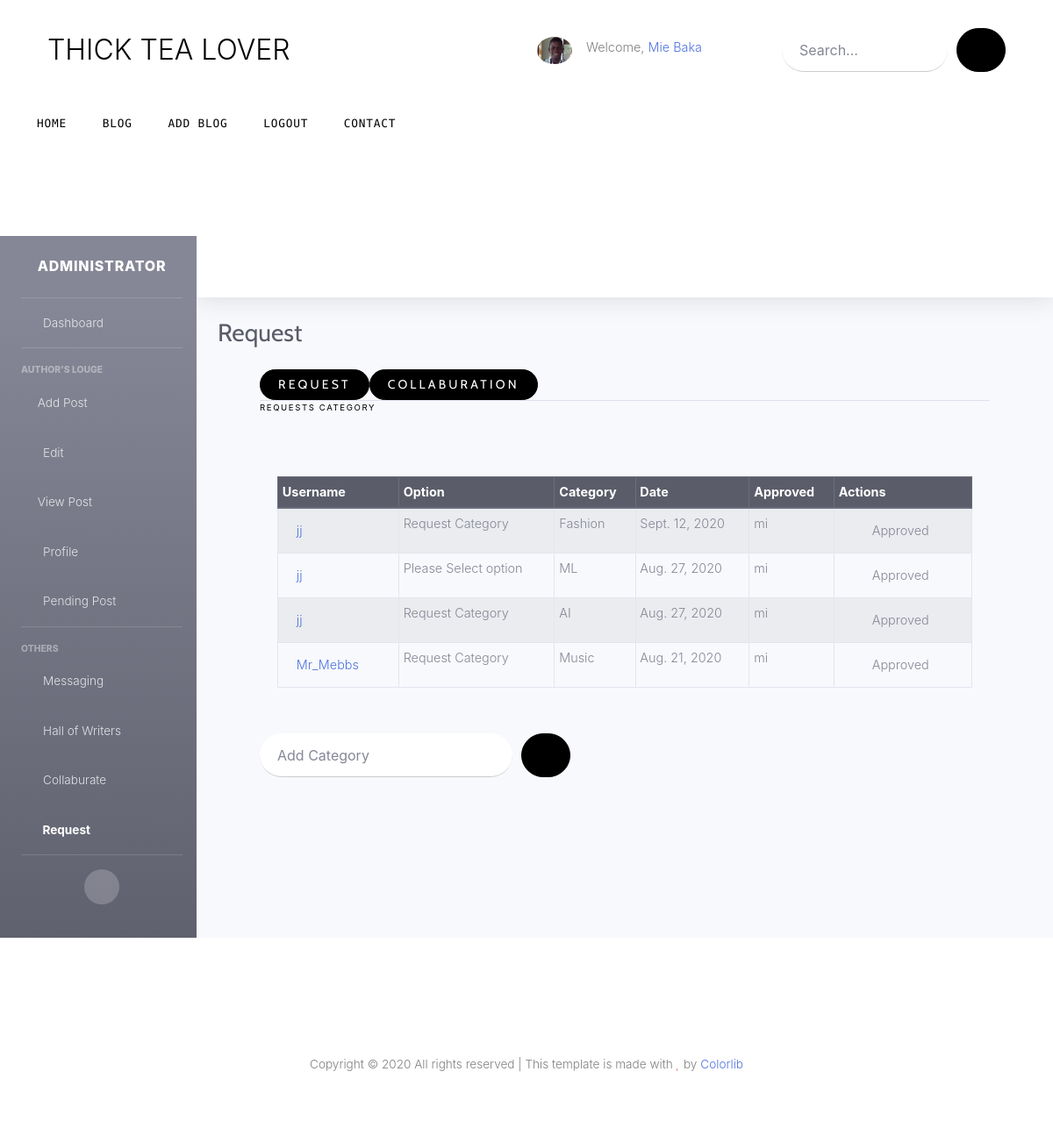
Screenshot of /dashboard/mi/request (signed in) with the database file from the repository.
### blog/models.py (models this page shows, shortened)
class Profile(models.Model):
    user = models.OneToOneField(User, null=True, on_delete=models.CASCADE)
    email_confirmed = models.BooleanField(default=False)
    number_of_post = models.IntegerField(null=True)
    number_of_views = models.IntegerField(null=True, default=0)
    profile_complete = models.BooleanField(null=True, default=False)
    birth_date = models.DateField(null=True , blank=True)
    bio = models.TextField(max_length=200 , null=True, blank=True)
    sex = models.CharField(max_length=6 , null=True, blank=True)
    location = models.CharField(max_length=30 , choices=COUNTRY, null=True, blank=True)
    cover_image = models.ImageField(default='default_image.jpg', null=True, upload_to='profile/images/')
    linkedin = models.URLField(max_length=80, null=True)
    twitter = models.URLField(max_length=80, null=True)
    github = models.URLField(max_length=80, null=True)
    whatsapp = models.URLField(null=True)
    visibility = models.BooleanField(null=True, default=False)

class Author_request_category(models.Model):
    username = models.ForeignKey(User, null = True, on_delete = models.SET_NULL, related_name='requst_cat_publisher')
    options = models.CharField(max_length=20 , null=True, default='Request Category')
    category = models.CharField(unique=True, max_length=30 , null=True)
    status = models.CharField(max_length=30 , null=True)
    created_on = models.DateField(auto_now_add=True, null=True)
    approved = models.BooleanField(default=False, null=True)
    modified_on = models.DateField(null=True)
    approved_by = models.ForeignKey(User, null=True, on_delete = models.SET_NULL, related_name='requst_cat_approval')

### blog/views.py (the view, shortened to what this page needs)
# urls.py: path("dashboard/<author>/request", views.dashboard_request, name="dashboard_request"),
@login_required
def dashboard_request(request, author):
    encap = ''
    request_list = ''
    if request.user.is_superuser is True:
        form = Author_request.objects.all().order_by("-created_on")
        form_cat = Author_request_category.objects.all().order_by("-created_on")
        request_key = Collaburating_author.objects.all().order_by("-created_on")
        request_list = Post.objects.filter(author=request.user)
        encap = True
        form_message = ''
    context = {
        "bt_highlighted_dashboard_request": True,
        "author": author,
        "form": form,
        "form_cat": form_cat,
        "form_message": form_message,
        "encap": encap,
        "request_list": request_list,
        "request_key": request_key
    }
    return render(request, 'dashboard_request.html', context)

### blog/models.py (called while the page is built)
    def __str__(self):
        return self.title

### blog/templates/dashboard_request.html (shortened to what this page needs)
{% extends "dashboard.html" %}
{% load static %}
{% block dashboard %}
<div class="container-fluid">
    <div class="d-sm-flex align-items-center justify-content-between mb-4">
        <h1 class="h3 mb-0 text-gray-800">Request</h1>
    </div>
    <div class="container">
        <div id="exTab2" class="container">
            <ul class="nav nav-tabs">
                <li class="active">
                    <a class="btn btn-light" href="#1" data-toggle="tab">Request</a>
                </li>
                <li>
                    <a class="btn btn-light" href="#3" data-toggle="tab"> Collaburation </a>
                </li>
            </ul>
            <div class="tab-content">
                <div class="tab-pane active animated--grow-in" id="1">
                    <div class="section-title">
                        <span class="caption d-block small">Requests Category</span>
                    </div>
                    {% if encap is True %}
                    <div class="card-body">
                        <div class="table-responsive">
                            <table class="table table-striped table-bordered table-sm" id="dataTable_form_ack_category_request" width="100%"
                                cellspacing="0">
                                <thead class="thead-dark">
                                    <th>Username</th>
                                    <th>Option</th>
                                    <th>Category</th>
                                    <th>Date</th>
                                    <th>Approved</th>
                                    <th>Actions</th>
                                </thead>
                                <tbody>
                                    {% for list in form_cat %}
                                    <tr>
                                        <td> <a class="nav-link"
                                                href="{% url 'blog:blog_author' list.username %}">{{ list.username }}</a>
                                        </td>
                                        <td> {{ list.options }} </td>
                                        <td> {{ list.category}}</td>
                                        <td> {{ list.created_on }} </td>
                                        <td> {{ list.approved_by }} </td>
                                        {% if list.approved is True %}
                                        <td>
                                            <a class="nav-link">
                                                <i class="fas fa-fw fa-check"></i>
                                                Approved</a>
                                        </td>
                                        {% endif %}
                                    </tr>
                                    {% endfor %}
                                </tbody>
                            </table>
                        </div>
                    </div>
                    <form action="" modelAttribute="api" method="POST" id="form_add_category_request">
                        <div class="d-none d-inline-block ">
                            <div class="d-flex">
                                <input type="text" name="category" class="form-control" id="_id_category"
                                    placeholder="Add Category" required>
                                <button type="submit" id="add_category_loading_btn" class="btn btn-secondary"
                                    name="add_category">
                                    <div id="add_category_default">
                                        <span class="icon-add"></span>
                                    </div>
                                </button>
                            </div>
                        </div>
                    </form>
                    {% endif %}
                </div>
            </div>
        </div>
    </div>
</div>
{% endblock %}

### templates/base.html (shortened to what this page needs)
{% load static %}
<!DOCTYPE html>
<html lang="en">
<head>
  <link rel="stylesheet" href="{% static 'fonts/icomoon/style.css' %}">
  <link rel="stylesheet" href="{% static 'css/bootstrap.min.css' %}">
  <link rel="stylesheet" href="{% static 'Bootstrap_Extra/css/bootstrap-select.css' %}">
  <link rel="stylesheet" href="{% static 'css/nav_tab.css' %}">
  <link rel="stylesheet" href="{% static 'css/jquery-ui.css' %}">
  <link rel="stylesheet" href="{% static 'css/tagsinput.css' %}">
  <link rel="stylesheet" href="{% static 'css/owl.carousel.min.css' %}">
  <link rel="stylesheet" href="{% static 'css/owl.theme.default.min.css' %}">
  <link rel="stylesheet" href="{% static 'css/owl.theme.default.min.css' %}">
  <link rel="stylesheet" href="{% static 'css/jquery.fancybox.min.css' %}">
  <link rel="stylesheet" href="{% static 'css/bootstrap-datepicker.css' %}">
  <link rel="stylesheet" href="{% static 'fonts/flaticon/font/flaticon.css' %}">
  <link rel="stylesheet" href="{% static 'dashboard/css/sb-admin-2.min.css' %}">
  <link rel="stylesheet" href="{% static 'dashboard/vendor/fontawesome-free/css/all.min.css' %}">
  <link rel="stylesheet" href="{% static 'css/aos.css' %}">
  <link href="{% static 'css/jquery.mb.YTPlayer.min.css' %}" media="all" rel="stylesheet" type="text/css">
  <link rel="stylesheet" href="{% static 'css/style.css' %}">
  <link rel="stylesheet" href="{% static 'css/profile.css' %}">
</head>
<body data-spy="scroll" data-target=".site-navbar-target" data-offset="300">
  <div class="site-wrap mb-2">
    <div class="header-top">
      <div class="container">
        <div class="row align-items-center">
          <div class="col-12 col-lg-6 d-flex">
            <a href="{% url 'blog:homepage_view' %}" class="site-logo">
              THICK TEA LOVER
            </a>
          </div>
            {% if user.is_authenticated %}
            <div class="col-12 col-lg-3 d-flex">
            <div class="bio-pic mr-3">
              <img src="{{ user.profile.cover_image.url  }}" alt="Profile Image" class="img-fluidid">
            </div>
            <div class="d-inline-block"> Welcome, <a
                href="{% url 'blog:dashboard_home' user.username %}">{{ user.get_full_name }}</a></div>
            </div>
            {% endif %}
              <form action="{% url 'blog:blog_index_search' %}" method="POST"
                class="col-12 col-lg-3 ml-auto align-items-center">
                <div class="d-flex">
                  <input type="search" name="search_word" class="form-control" id="search_word"
                    placeholder="Search...">
                  <button type="submit" class="btn btn-secondary"><span class="icon-search"></span></button>
                </div>
              </form>
          </div>
      </div>
      <div class="site-navbar py-2 js-sticky-header site-navbar-target d-none pl-0 d-lg-block" role="banner">
        <div class="container">
          <div class="row">
            <div class="d-flex align-items-center">
              <div class="mr-auto">
                <nav class="site-navigation position-relative text-right" role="navigation">
                  <ul class="site-menu main-menu js-clone-nav mr-auto d-none pl-0 d-lg-block">
                    {% if bt_highlighted_home %}
                    <li class="active"><a href="{% url 'blog:homepage_view' %}" class="nav-link text-left">Home</a></li>
                    {% else %}
                    <li class="home"><a href="{% url 'blog:homepage_view' %}" class="nav-link text-left">Home</a></li>
                    {% endif %}
                    {% if bt_highlighted_index %}
                    <li class="active"><a href="{% url 'blog:blog_index' %}" class="nav-link text-left">Blog</a></li>
                    {% else %}
                    <li class="blog"><a href="{% url 'blog:blog_index' %}" class="nav-link text-left">Blog</a></li>
                    {% endif %}
                    {% if user.is_authenticated %}
                    {% if bt_highlighted_add_blog %}
                    <li class="active"><a href="{% url 'blog:dashboard_add_post' user.username %}"
                      class="nav-link text-left">Add Blog</a></li>
                    {% else %}
                    <li class="add_blog"><a href="{% url 'blog:dashboard_add_post' user.username %}"
                      class="nav-link text-left">Add Blog</a></li>
                    {% endif %}
                    {% if bt_highlighted_logout %}
                    <li class="active"><a href="javascript:;" class="nav-link text-left"
                    onclick="log_out()">Logout</a></li>
                    {% else %}
                    <li class="logged_out"><a href="javascript:;" class="nav-link text-left"
                      onclick="log_out()">Logout</a></li>
                    {% endif %}
                  {% else %}
                  {% if bt_highlighte_signing %}
                  <li class="active"><a href="{% url 'accounts:login' %}" class="nav-link text-left">Login/Signup</a></li>
                  {% else %}
                  <li class="login_signup"><a href="{% url 'accounts:login' %}" class="nav-link text-left">Login/Signup</a></li>
                  {% endif %}
                    {% endif %}
                    {% if bt_highlighte_contact %}
                    <li class="active"><a href="{% url 'blog:blog_contact' %}" class="nav-link text-left">Contact</a></li>
                    {% else %}
                    <li class="Contact"><a href="{% url 'blog:blog_contact' %}" class="nav-link text-left">Contact</a></li>
                    {% endif %}
                  </ul>
                </nav>
              </div>
            </div>
          </div>
        </div>
      </div>
      {% block page_content %}
      {% endblock %}
      <div class="footer">
        <div class="container">
          <div class="row">
            <div class="col-12">
              <div class="copyright">
                <p>
                  Copyright &copy;
                  <script>document.write(new Date().getFullYear());</script> All rights reserved | This template is made
                  with <i class="icon-heart text-danger" aria-hidden="true"></i> by <a href="https://colorlib.com"
                    target="_blank">Colorlib</a>
                </p>
                <div class="ml-md-auto top-social d-lg-inline-block">
                  <a href="https://www.facebook.com/thicktealover" class="d-inline-block p-3"><span
                      class="icon-facebook"></span></a>
                  <a href="https://www.twitter.com/thicktealover" class="d-inline-block p-3"><span
                      class="icon-twitter"></span></a>
                  <a href="https://www.instagram.com/thicktealover" class="d-inline-block p-3"><span
                      class="icon-instagram"></span></a>
                </div>
              </div>
            </div>
          </div>
        </div>
      </div>
    </div>
</body>
</html>

### static/css/style.css (style rules this page uses)
html { overflow-x: hidden; }
body { line-height: 1.7; color: gray; font-weight: 300; font-size: .9rem; }
a { -webkit-transition: .3s all ease; -o-transition: .3s all ease; transition: .3s all ease; }
h1, h2, h3, h4, h5, .h1, .h2, .h3, .h4, .h5 { font-family: "Cabin", -apple-system, BlinkMacSystemFont, "Segoe UI", Roboto, "Helvetica Neue", Arial, sans-serif, "Apple Color Emoji", "Segoe UI Emoji", "Segoe UI Symbol", "Noto Color Emoji"; }
.site-wrap:before { display: none; -webkit-transition: .3s all ease-in-out; -o-transition: .3s all ease-in-out; transition: .3s all ease-in-out; background: rgba(0, 0, 0, 0.6); content: ""; position: absolute; z-index: 2000; top: 0; left: 0; right: 0; bottom: 0; opacity: 0; visibility: hidden; }
.site-logo { font-size: 2rem; color: #000; }
.site-navbar { margin-bottom: 0px; z-index: 1999; width: 100%; background: #fff; font-family: "B612 Mono", monospace; }
.site-navbar .site-navigation .site-menu { margin-left: 0; padding-left: 0; margin-bottom: 0; }
.site-navbar .site-navigation .site-menu a { text-decoration: none !important; display: inline-block; }
.site-navbar .site-navigation .site-menu > li { display: inline-block; }
.site-navbar .site-navigation .site-menu > li:first-child > a { padding-left: 0; }
.site-navbar .site-navigation .site-menu > li > a { text-transform: uppercase; font-size: .8rem; letter-spacing: .05rem; font-weight: 400; display: inline-block; text-decoration: none !important; color: #000; }
.header-top > .container { padding-top: 30px; padding-bottom: 30px; }
.section-title { color: #000; margin-bottom: 50px; }
.btn { text-transform: uppercase; font-size: 14px; letter-spacing: .2rem; font-family: "Cabin", -apple-system, BlinkMacSystemFont, "Segoe UI", Roboto, "Helvetica Neue", Arial, sans-serif, "Apple Color Emoji", "Segoe UI Emoji", "Segoe UI Symbol", "Noto Color Emoji"; }
.bio-pic { -webkit-box-flex: 0; -ms-flex: 0 0 40px; flex: 0 0 40px; }
.bio-pic img { max-width: 100%; border-radius: 50%; }
.caption { font-size: .9rem; text-transform: uppercase; letter-spacing: .1rem; }
.caption.small { font-size: .6rem; }
.form-control { margin-right: 10px; height: 50px; padding-left: 20px; padding-right: 20px; border-radius: 30px; border: none; background: #fff; border-bottom: 1px solid transparent; border-bottom: 1px solid #ccc; }
.btn { border-radius: 30px; background: #000; padding-left: 20px; padding-right: 20px; border-color: #000; color: #fff; }
.footer { font-size: .85rem; text-align: center; padding: 2rem 0; }
.top-social a { color: #000; }

### rows the page displays
Author_request_category: username "jj", options "Request Category", category "Fashion", created_on "Sept. 12, 2020", approved_by "mi", approved True (drawn)
Author_request_category: username "jj", options "Please Select option", category "ML", created_on "Aug. 27, 2020", approved_by "mi", approved True (drawn)
Author_request_category: username "jj", options "Request Category", category "AI", created_on "Aug. 27, 2020", approved_by "mi", approved True (drawn)
Author_request_category: username "Mr_Mebbs", options "Request Category", category "Music", created_on "Aug. 21, 2020", approved_by "mi", approved True (drawn)

### other values shown
{{ user.get_full_name }} "Mie Baka"
